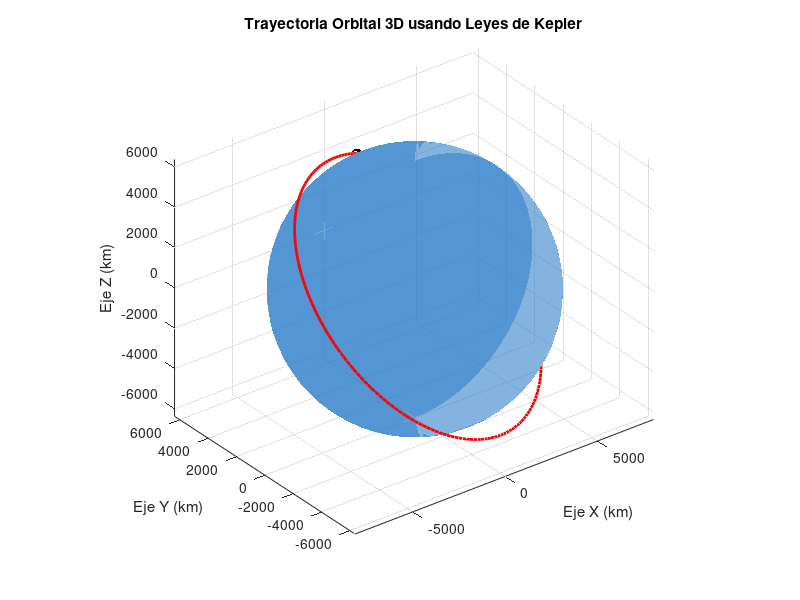

Here is the MATLAB script that generated this plot:
% Simulador de Trayectoria Orbital en 3D
clear; clc; close all;

% Parámetros físicos de la Tierra
R_earth = 6371; % Radio medio de la Tierra en km

% Elementos Orbitales de Kepler (Ejemplo: Órbita LEO típica)
a = 7000; % Semieje mayor en km (aprox 629 km de altitud)
e = 0.05; % Excentricidad (casi circular)
i = deg2rad(45); % Inclinación orbital (45 grados)
Omega = deg2rad(30); % Longitud del nodo ascendente (RAAN)
omega = deg2rad(60); % Argumento del perigeo
nu = linspace(0, 2*pi, 200); % Anomalía verdadera (1 revolución completa, 200 puntos)

% 1. Calcular la posición en el plano de la órbita (Sistema Perifocal)
r = (a * (1 - e^2)) ./ (1 + e .* cos(nu));
xp = r .* cos(nu);
yp = r .* sin(nu);
zp = zeros(size(nu)); % En el propio plano de la órbita, Z es 0

% 2. Matrices de rotación para transformar al Sistema Geocéntrico Ecuatorial (3D)
% Rotación por la Longitud del Nodo Ascendente (Eje Z)
R3_W = [cos(Omega) -sin(Omega) 0; 
        sin(Omega)  cos(Omega) 0; 
        0           0          1];
    
% Rotación por la Inclinación (Eje X)
R1_i = [1 0          0; 
        0 cos(i) -sin(i); 
        0 sin(i)  cos(i)];
    
% Rotación por el Argumento del Perigeo (Eje Z)
R3_w = [cos(omega) -sin(omega) 0; 
        sin(omega)  cos(omega) 0; 
        0           0          1];

% Matriz de transformación total
Q = R3_W * R1_i * R3_w;

% Aplicar la transformación a todas las coordenadas
coords_perifocales = [xp; yp; zp];
coords_geocentricas = Q * coords_perifocales;

X = coords_geocentricas(1, :);
Y = coords_geocentricas(2, :);
Z = coords_geocentricas(3, :);

% 3. Graficar la Tierra y la Órbita
figure('Name', 'Simulación de Órbita Satelital', 'Color', 'w');
hold on; grid on; axis equal;

% Generar una esfera para representar la Tierra
[xE, yE, zE] = sphere(50);
surf(xE*R_earth, yE*R_earth, zE*R_earth, ...
    'EdgeColor', 'none', 'FaceColor', [0.2 0.5 0.8], 'FaceAlpha', 0.6);

% Dibujar la trayectoria del satélite
plot3(X, Y, Z, 'r', 'LineWidth', 2);

% Marcar la posición actual (el inicio de la trayectoria)
scatter3(X(1), Y(1), Z(1), 50, 'k', 'filled'); 

% Configuraciones visuales
title('Trayectoria Orbital 3D usando Leyes de Kepler');
xlabel('Eje X (km)'); ylabel('Eje Y (km)'); zlabel('Eje Z (km)');
view(3); % Activar vista 3D por defecto
hold off;
